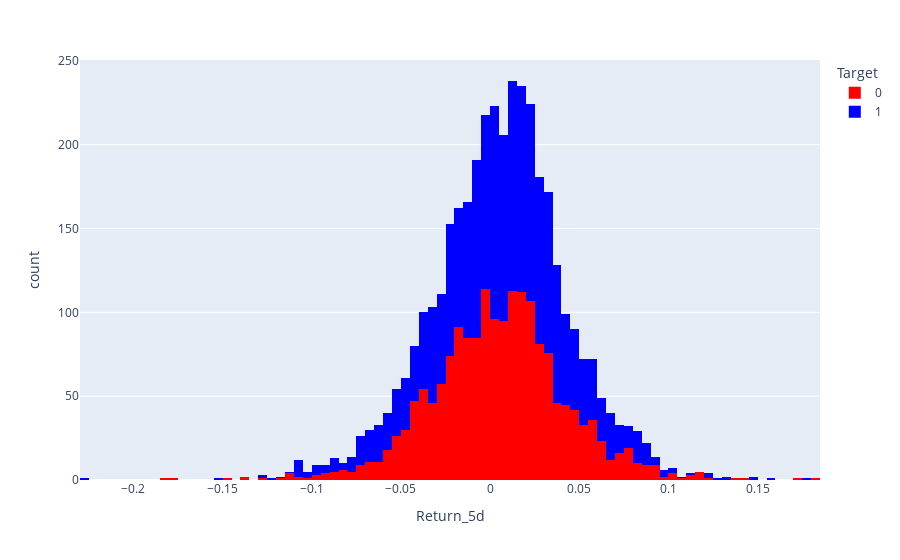

Notebook source saved alongside this figure:
### Code cell
px.histogram(stock_df, x = 'Return_5d', color = 'Target', color_discrete_sequence = ['red', 'blue'])

### Figure 1 — Plotly figure (JSON) as saved in the notebook; plotly's stock layout.template omitted (floating-point values rounded to 4 significant figures; data arrays with more than 128 entries replaced by an {"elided": "..."} marker saying what was removed)
{"data": [{"bingroup": "x", "hovertemplate": "Target=0<br>Return_5d=%{x}<br>count=%{y}<extra></extra>", "legendgroup": "0", "marker": {"color": "red", "pattern": {"shape": ""}}, "name": "0", "orientation": "v", "showlegend": true, "type": "histogram", "x": {"elided": "1795 float values"}, "xaxis": "x", "yaxis": "y"}, {"bingroup": "x", "hovertemplate": "Target=1<br>Return_5d=%{x}<br>count=%{y}<extra></extra>", "legendgroup": "1", "marker": {"color": "blue", "pattern": {"shape": ""}}, "name": "1", "orientation": "v", "showlegend": true, "type": "histogram", "x": {"elided": "2021 float values"}, "xaxis": "x", "yaxis": "y"}], "layout": {"barmode": "relative", "legend": {"title": {"text": "Target"}, "tracegroupgap": 0}, "margin": {"t": 60}, "xaxis": {"anchor": "y", "domain": [0, 1], "title": {"text": "Return_5d"}}, "yaxis": {"anchor": "x", "domain": [0, 1], "title": {"text": "count"}}}}
